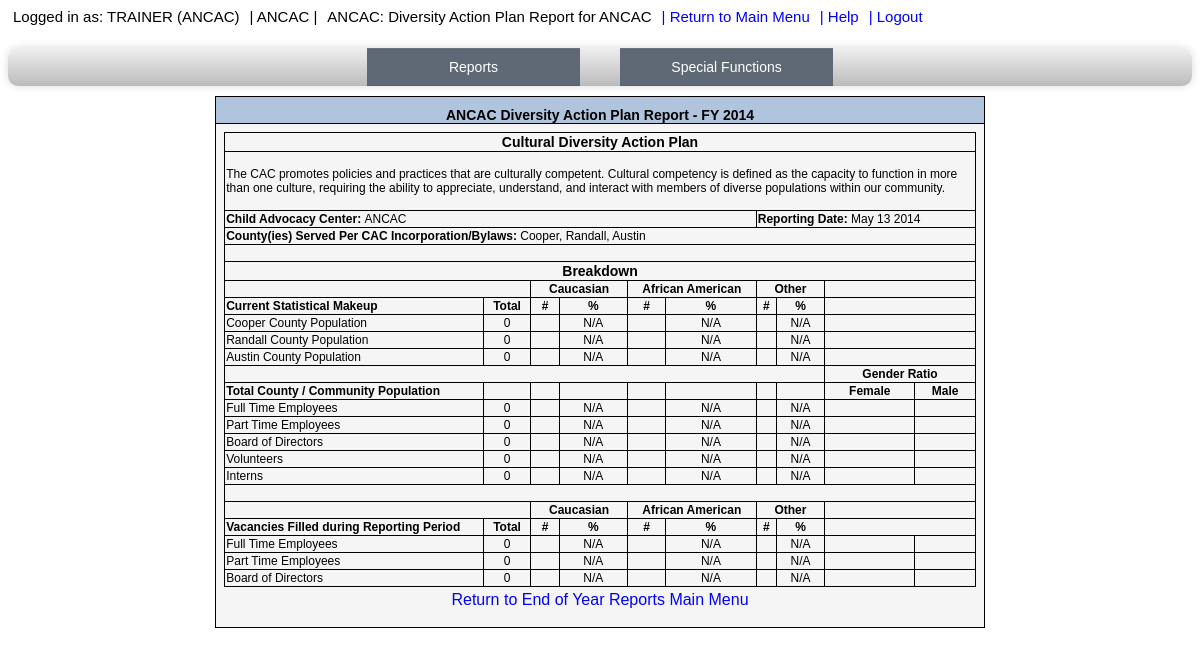
/ANCAC/DAPReport.php (signed in), run on the app's committed database.
### tables this page shows
CREATE TABLE IF NOT EXISTS `centers` (
  `center` tinyint(3) unsigned NOT NULL DEFAULT '0',
  `CenterName` varchar(75) NOT NULL DEFAULT '',
  `centerlevel` enum('Pilot Project','Full Member','Associate') NOT NULL DEFAULT 'Full Member',
  PRIMARY KEY (`center`)
);

CREATE TABLE IF NOT EXISTS `countyLU` (
  `center` tinyint(3) NOT NULL,
  `county` varchar(20) NOT NULL
);

### ANCAC/DAPReport.php (the view, shortened to what the rows shown need)
<?PHP
	require("ulogin.php");
        if($_SESSION['admin'] > 0){
                if(isset($_POST['center']))
                        $centerID = $_POST['center'];
                else
                        $centerID = $_GET['center'];
        }
        else{
                if (isset($_SESSION['center'])){
                        $centerID = $_SESSION['center'];
                }
        }
	$sqlCenter = "SELECT CenterName FROM centers ".
             "WHERE center = '".$centerID."'";
        $resultCenter = @mysql_query($sqlCenter) or mysql_error();
        $rowCenter = mysql_fetch_object($resultCenter);
        $CenterName = $rowCenter->CenterName;
	$page_title = 'ANCAC: Diversity Action Plan Report for '.$CenterName;
	require($root."header.php");
?>
<body>
<table class='OutlineTable' align=center width="65%">
<tr>
	<td class='login-header' colspan='2' align=center><?PHP echo $CenterName; ?> Diversity Action Plan Report - FY <?PHP echo $fiscalYear; ?><br /></td>
</tr>
<tr>
	<td class='login' align=left>
	<center>
		<table border="0" width="100%" id="table1">
		<tr>
			<td>
                <table width="100%" class="Admin">
                <tr><td colspan="6"><b>Child Advocacy Center: </b><?PHP echo $CenterName; ?></td><td colspan="4"><b>Reporting Date: </b><?PHP echo date("M d Y"); ?></td></tr>
                <?PHP
                        $sqlCounty = "SELECT county".
                                " FROM countyLU ".
                                "WHERE center = ".$centerID;
                        $resultCounty = @mysql_query($sqlCounty) or mysql_error();
                        while ($rowCounty = mysql_fetch_object($resultCounty)) {
                                echo '<tr align="center"><td align="left">'.$rowCounty->county.' County Population</td>';
                                        $sqlCountyValues = "SELECT caucasian, afrAmerican, other FROM divActCounty WHERE center = ".$centerID." AND ".
                                                "fiscalyear = ".$fiscalYear." AND county = '".$rowCounty->county."'";
                                        $resultCountyValues = @mysql_query($sqlCountyValues) or mysql_error();
                                        $rowCountyValues = mysql_fetch_object($resultCountyValues);
                                $TotalPeeps = 0;
                                if ($rowCountyValues->caucasian != - 99)
                                        $TotalPeeps = $TotalPeeps + $rowCountyValues->caucasian;
                                if ($rowCountyValues->afrAmerican != - 99)
                                        $TotalPeeps = $TotalPeeps + $rowCountyValues->afrAmerican;
                                if ($rowCountyValues->other != - 99)
                                        $TotalPeeps = $TotalPeeps + $rowCountyValues->other;
                                echo '<td>'.$TotalPeeps.'</td>';
                                echo '<td>';
                                echo '</td>';
                                echo '<td>';
                                if ($TotalPeeps != 0){
                                        if(isset($rowCountyValues->caucasian) && ($rowCountyValues->caucasian != - 99)) printPercent($rowCountyValues->caucasian,$TotalPeeps);
                                        else echo 'N/A';
                                }
                                else
                                        echo 'N/A';
                                echo '</td>';
                                echo '<td>';
                                echo '</td>';
                                echo '<td>';
                                if ($TotalPeeps != 0){
                                        if(isset($rowCountyValues->afrAmerican) && ($rowCountyValues->afrAmerican != - 99)) printPercent($rowCountyValues->afrAmerican,$TotalPeeps);
                                        else echo 'N/A';
                                }
                                else
                                        echo 'N/A';
                                echo '</td>';
                                echo '<td>';
                                echo '</td>';
                                echo '<td>';
                                if ($TotalPeeps != 0){
                                        if(isset($rowCountyValues->other) && ($rowCountyValues->other != - 99)) printPercent($rowCountyValues->other,$TotalPeeps);
                                        else echo 'N/A';
                                }
                                else
                                        echo 'N/A';
                                echo '</td>';
                                echo '<td colspan="2">&nbsp;</td></tr>';
                        }
                ?>
                </table>
			</td>
		</tr>
		</table>
	</center>
	</td>
</tr>
</table>
</body>
<?PHP
	require($root."footer.php");
?>

### ANCAC/header.php (shortened to what the rows shown need)
<html>
      <head>
            <?php echo'<SCRIPT language="JavaScript" SRC="'.$webroot.'javaScriptFunctions.js"></SCRIPT>
             			<script src="http://ajax.googleapis.com/ajax/libs/jquery/1.8.0/jquery.min.js"></script>
						<script src="'.$webroot.'dropit.js"></script>
						<link rel="stylesheet" href="'.$webroot.'dropit.css" type="text/css" />';
           ?>
      		<link rel='stylesheet' href='<?php echo $webroot?>login.css' type='text/css' media='screen'>
      		<link rel='stylesheet' href='<?php echo $webroot?>print.css' type='text/css' media='print'>
      </head>
<div class=nav>
	<div class='loginInfo'>
		<div class=login-header>
			<div class='userInfo'>Logged in as: <?PHP echo $_SESSION['name']." (".$_SESSION['CenterName'].")"; ?></div>
			<div class='userInfo'> | ANCAC | </div>
			<div class='userInfo pageTitle'> <?PHP echo $page_title;?></div>
			<div class='userInfo returnToMain'><a href=<?php echo $webroot?>index.php> | Return to Main Menu</a></div>
			<div class='userInfo help'><a href=<?php echo $webroot?>help.php> | Help</a></div>
			<div class='userInfo logoutButton'><a href=<?php echo $webroot?>logout.php> | Logout</a></div>
		</div>
	</div>
		           <?PHP
				        if($_SESSION['admin'] == 2)
						{
							echo '<li><a href="'.$webroot.'qreportAdmin.php?from=1">View/Edit Center Quarterly Numbers</a></li>';
						}
						else
						{
							$fiscalYear = date("Y");
					  }
		            ?>
</div>

### data on the page
centers: CenterName "ANCAC: Diversity Action Plan Report for ANCAC", CenterName "ANCAC"
countylu: county "Cooper", TotalPeeps "0"
countylu: county "Randall", TotalPeeps "0"
countylu: county "Austin", TotalPeeps "0"

### other printed values
$_SESSION['name'] "TRAINER"
$_SESSION['CenterName'] "ANCAC"
$fiscalYear "2014"
$Counties "Cooper, Randall, Austin"
$TotalfullTime "0"
$TotalpartTime "0"
$Totalbod "0"
$Totalvol "0"
$Totalintern "0"
$TotalVfullTime "0"
$TotalVpartTime "0"
$TotalVbod "0"
